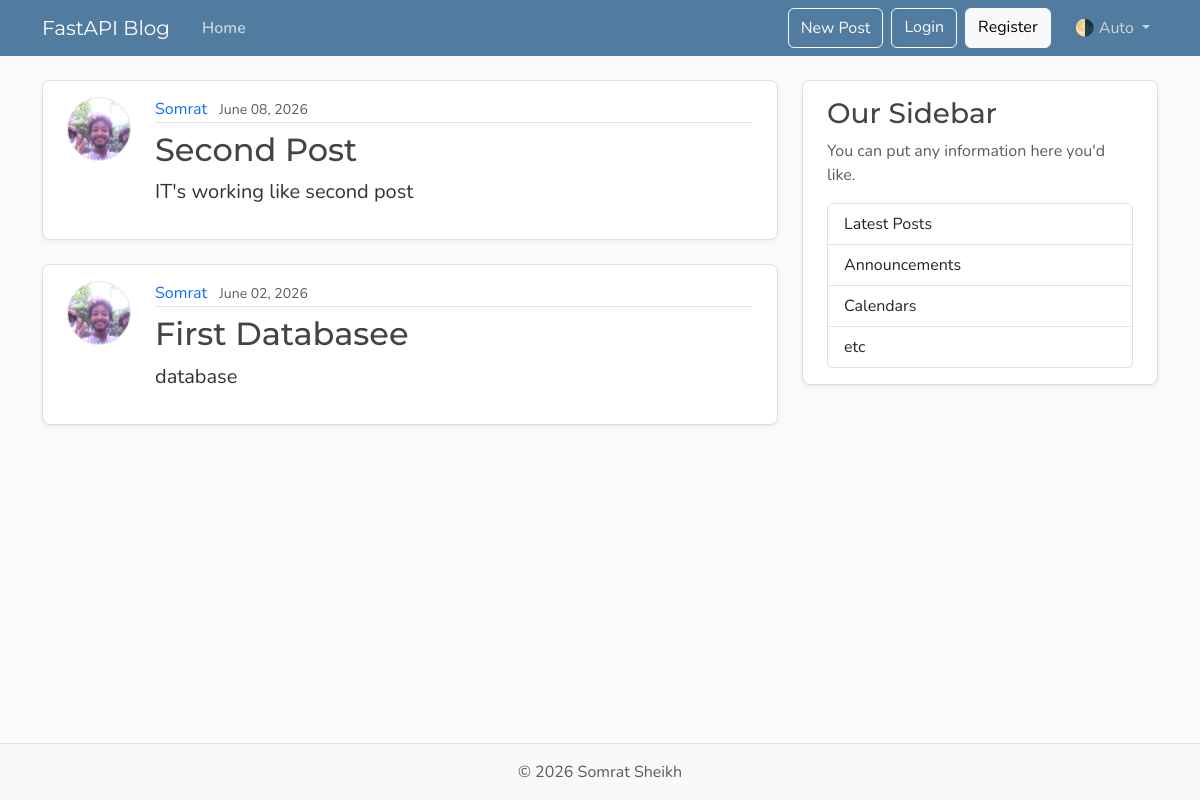
Page /posts on the earlier database version.
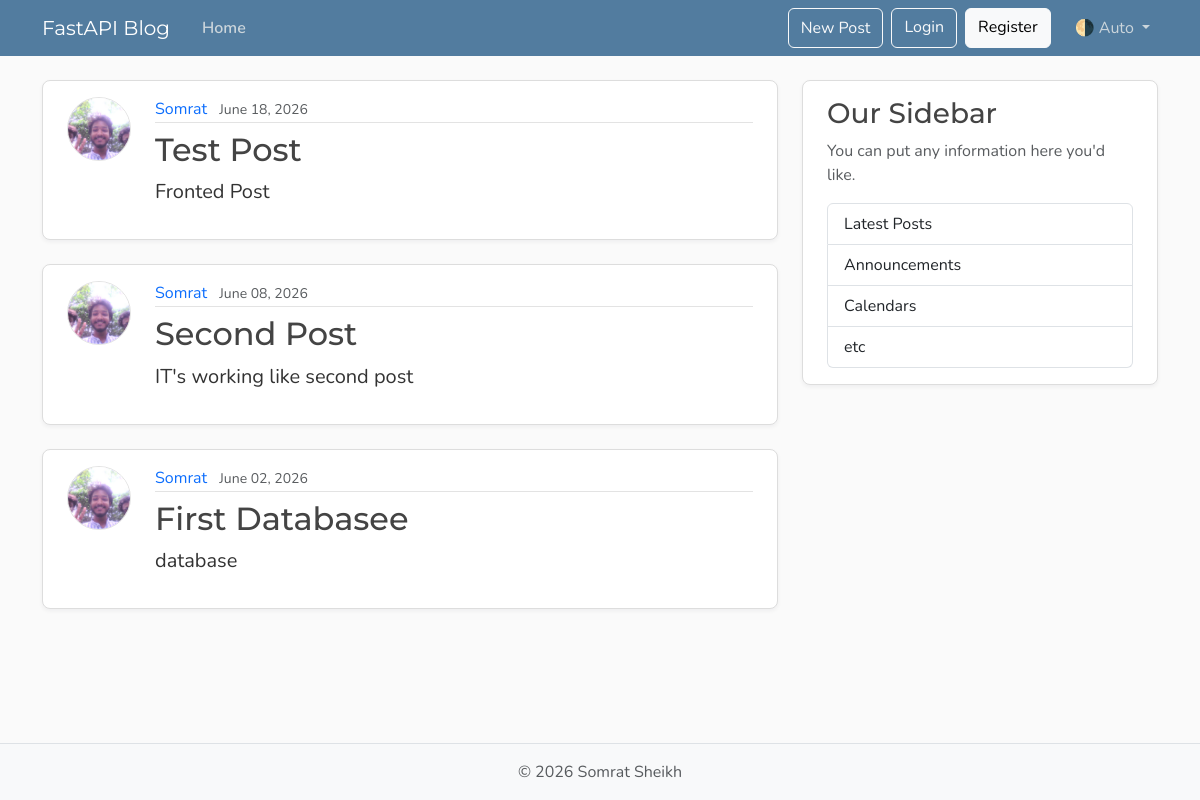
Same page on the later database version.
### models.py (models this page shows, shortened)
class Post(Base):
    __tablename__ = "posts"
    id: Mapped[int] = mapped_column(Integer, primary_key=True, index=True)
    title: Mapped[str] = mapped_column(String(100), nullable=False)
    content: Mapped[str] = mapped_column(Text, nullable=False)
    user_id: Mapped[int] = mapped_column(
        ForeignKey("users.id"),
        nullable=False,
        index=True
    )
    date_posted: Mapped[datetime] = mapped_column(
        DateTime(timezone=True),
        nullable=False,
        default=lambda: datetime.now(UTC)
    )
    author: Mapped[User] = relationship(back_populates="posts")

class User(Base):
    __tablename__ = "users"
    id: Mapped[int] = mapped_column(Integer, primary_key=True, index=True)
    username: Mapped[str] = mapped_column(String(50), unique=True, nullable=False)
    email: Mapped[str] = mapped_column(String(50), unique=True, nullable=False)
    image_file : Mapped[str | None] = mapped_column(
        String(200),
        nullable=True,
        default=None
    )
    posts: Mapped[list[Post]] = relationship(back_populates="author", cascade="all, delete-orphan")

### main.py (the view)
@app.get("/", include_in_schema=False, name="home")
@app.get("/posts", include_in_schema=False, name="posts")
async def home(request: Request, db: Annotated[AsyncSession, Depends(get_db)]):
    result = await db.execute(
        select(models.Post).options(selectinload(models.Post.author)).order_by(models.Post.date_posted.desc()),
    )
    posts = result.scalars().all()
    return templates.TemplateResponse(
        request,
        "home.html",
        {"posts": posts, "title": "Home"},
    )

### templates/home.html
{% extends "layout.html" %}
{% block content %}
  {% for post in posts %}
    <article class="content-section py-3 px-4 mb-4">
      <div class="d-flex align-items-start gap-4">
        <img class="rounded-circle article-img flex-shrink-0"
             src="{{ post.author.image_path }}"
             alt="{{ post.author.username }}'s profile picture"
             width="64"
             height="64"
             loading="lazy">
        <div class="flex-grow-1">
          <div class="article-metadata mb-2">
            <a class="me-2"
               href="{{ url_for("user_posts", user_id=post.author.id) }}">{{ post.author.username }}</a>
            <small class="text-body-secondary">{{ post.date_posted.strftime("%B %d, %Y") }}</small>
          </div>
          <h2>
            <a class="article-title"
               href="{{ url_for("post_page", post_id=post.id) }}">{{ post.title }}</a>
          </h2>
          <p class="article-content">{{ post.content }}</p>
        </div>
      </div>
    </article>
  {% endfor %}
{% endblock content %}

### templates/layout.html (shortened to what this page needs)
<!DOCTYPE html>
<html lang="en">
  <head>
    <link href="https://cdn.jsdelivr.net/npm/bootstrap@5.3.8/dist/css/bootstrap.min.css"
          rel="stylesheet"
>
    <link rel="stylesheet"
          type="text/css"
          href="{{ url_for("static", path='css/main.css') }}">
  </head>
  <body class="d-flex flex-column min-vh-100">
    <header class="site-header">
      <nav class="navbar navbar-expand-md bg-steel fixed-top"
           data-bs-theme="dark">
        <div class="container">
          <a class="navbar-brand me-4" href="{{ url_for("home") }}">FastAPI Blog</a>
          <div class="collapse navbar-collapse" id="navbarToggle">
            <div class="navbar-nav me-auto">
              <a class="nav-link active"
                 aria-current="page"
                 href="{{ url_for("home") }}">Home</a>
            </div>
            <div class="navbar-nav">
              <button class="btn btn-outline-light mb-2 mb-md-0 me-md-2"
                      type="button"
                      data-bs-toggle="modal"
                      data-bs-target="#createPostModal">New Post</button>
              <a class="btn btn-outline-light mb-2 mb-md-0 me-md-2" href="#">Login</a>
              <a class="btn btn-light mb-2 mb-md-0 me-md-3" href="#">Register</a>
              <div class="nav-item dropdown">
                <a class="nav-link dropdown-toggle"
                   href="#"
                   role="button"
                   id="bd-theme"
                   data-bs-toggle="dropdown"
                   aria-expanded="false">
                  <span id="bd-theme-text">🌗 Auto</span>
                </a>
              </div>
            </div>
          </div>
        </div>
      </nav>
    </header>
    <main role="main" class="container">
      <div class="row">
        <div class="col-md-8">
          {% block content %}
          {% endblock content %}
        </div>
        <aside class="col-md-4">
          <div class="content-section py-3 px-4 mb-4">
            <h3>Our Sidebar</h3>
            <p class="text-body-secondary">You can put any information here you'd like.</p>
            <ul class="list-group">
              <li class="list-group-item">Latest Posts</li>
              <li class="list-group-item">Announcements</li>
              <li class="list-group-item">Calendars</li>
              <li class="list-group-item">etc</li>
            </ul>
          </div>
        </aside>
      </div>
    </main>
    <footer class="mt-auto py-3 bg-body-tertiary border-top">
      <div class="container text-center">
        <p class="text-body-secondary mb-0">
          © <span id="year"></span> Somrat Sheikh
        </p>
      </div>
    </footer>
  </body>
</html>

### static/css/main.css (style rules this page uses)
:root { --font-heading: "Montserrat", system-ui, -apple-system, BlinkMacSystemFont, sans-serif; --font-body: "Nunito", system-ui, -apple-system, BlinkMacSystemFont, sans-serif; --color-bg-body: #fafafa; --color-bg-content: #ffffff; --color-text-primary: #333333; --color-text-heading: #444444; --color-steel: #527c9f; --color-nav-link: #cbd5db; --color-nav-link-hover: #ffffff; --color-link-hover: #428bca; --color-border: #dddddd; --color-border-light: #e3e3e3; --spacing-xl: 5rem; --article-img-size: 4rem; --account-img-size: 7.813rem; }
body { font-family: var(--font-body); background: var(--color-bg-body); color: var(--color-text-primary); }
main { padding-top: var(--spacing-xl); }
h1, h2, h3, h4, h5, h6 { font-family: var(--font-heading); color: var(--color-text-heading); }
.navbar-brand { font-family: var(--font-heading); }
a { text-decoration: none; }
.bg-steel { background-color: var(--color-steel); }
.site-header .navbar-nav .nav-link { color: var(--color-nav-link); transition: color 0.2s ease-in-out; }
.site-header .navbar-nav .nav-link.active { font-weight: 600; }
.content-section { background: var(--color-bg-content); border: 1px solid var(--color-border); border-radius: 0.5rem; box-shadow: 0 2px 4px rgba(15, 23, 42, 0.05); transition: box-shadow 0.15s ease, transform 0.15s ease, border-color 0.15s ease; }
.article-title { color: var(--color-text-heading); transition: color 0.2s ease-in-out; }
.article-content { white-space: pre-line; font-size: 1.25rem; }
.article-img { height: var(--article-img-size); width: var(--article-img-size); flex-shrink: 0; object-fit: cover; border: 1px solid var(--color-border-light); box-shadow: 0 0 0 2px var(--color-bg-content); }
.article-metadata { padding-bottom: 0.063rem; border-bottom: 1px solid var(--color-border-light); }
.article-metadata a { transition: color 0.2s ease-in-out; }
[data-bs-theme="dark"] { --color-bg-body: #1a1a1a; --color-bg-content: #2d2d2d; --color-text-primary: #e0e0e0; --color-text-heading: #f0f0f0; --color-border: #404040; --color-border-light: #4a4a4a; }

Differences in the rows shown:
added Post: author.image_path (picture), author.username "Somrat", date_posted "June 18, 2026", title "Test Post", content "Fronted Post"
